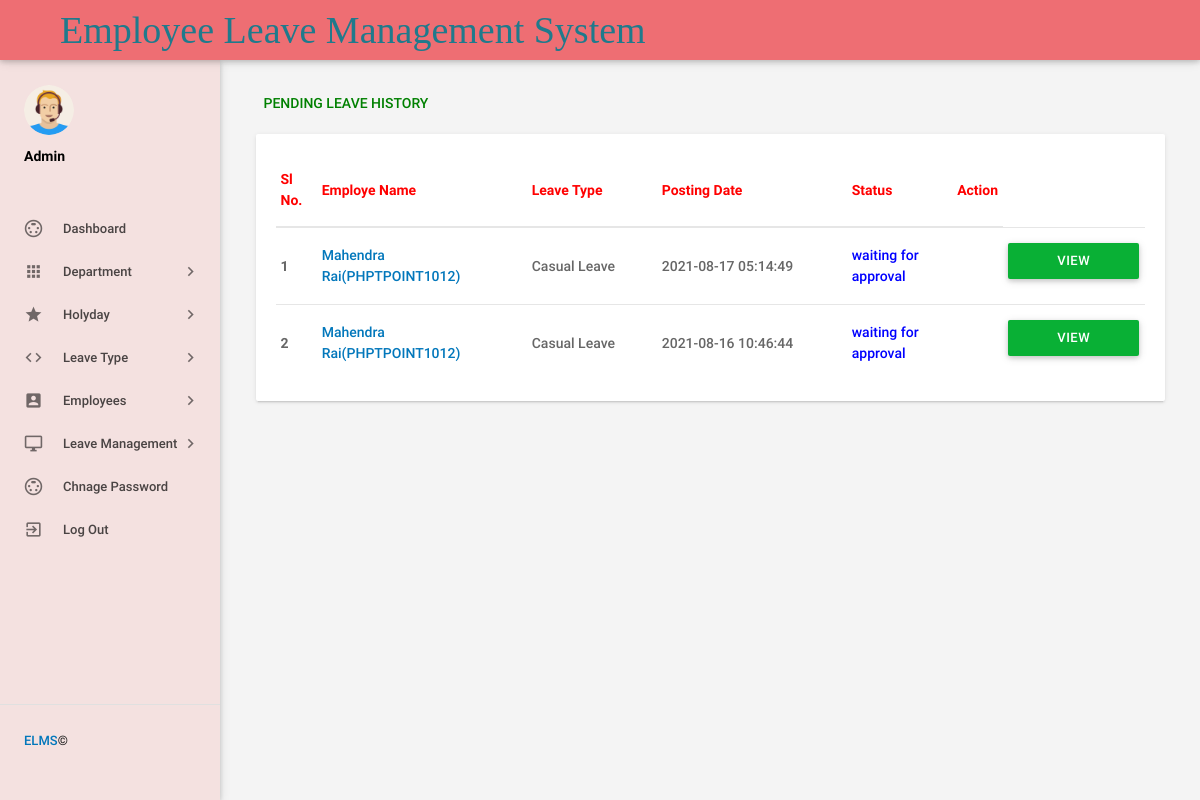
The app's page /admin/pending-leavehistory.php (signed in) with its own data.
### tables this page shows
CREATE TABLE `tblleaves` (
  `id` int(11) NOT NULL,
  `LeaveType` varchar(110) NOT NULL,
  `ToDate` varchar(120) NOT NULL,
  `FromDate` varchar(120) NOT NULL,
  `Description` mediumtext NOT NULL,
  `PostingDate` timestamp NOT NULL DEFAULT current_timestamp(),
  `AdminRemark` mediumtext DEFAULT NULL,
  `AdminRemarkDate` varchar(120) DEFAULT NULL,
  `Status` int(1) NOT NULL,
  `IsRead` int(1) NOT NULL,
  `empid` int(11) DEFAULT NULL
);

CREATE TABLE `tblemployees` (
  `id` int(11) NOT NULL,
  `EmpId` varchar(100) NOT NULL,
  `FirstName` varchar(150) NOT NULL,
  `LastName` varchar(150) NOT NULL,
  `EmailId` varchar(200) NOT NULL,
  `Password` varchar(180) NOT NULL,
  `Gender` varchar(100) NOT NULL,
  `Dob` varchar(100) NOT NULL,
  `Department` varchar(255) NOT NULL,
  `Address` varchar(255) NOT NULL,
  `City` varchar(200) NOT NULL,
  `Country` varchar(150) NOT NULL,
  `Phonenumber` char(11) NOT NULL,
  `Status` int(1) NOT NULL,
  `RegDate` timestamp NOT NULL DEFAULT current_timestamp()
);

### admin/pending-leavehistory.php (the view, shortened to what this page needs)
<?php
include('includes/config.php');
if(strlen($_SESSION['alogin'])==0)
    {
header('location:index.php');
}
else{
 ?>
<!DOCTYPE html>
<html lang="en">
    <head>
        <link type="text/css" rel="stylesheet" href="../assets/plugins/materialize/css/materialize.min.css"/>
        <link type="text/css" rel="stylesheet" href="../assets/plugins/materialize/css/materialize.css"/>
        <link href="../assets/plugins/material-preloader/css/materialPreloader.min.css" rel="stylesheet">
        <link href="../assets/plugins/datatables/css/jquery.dataTables.min.css" rel="stylesheet">
                <link href="../assets/plugins/google-code-prettify/prettify.css" rel="stylesheet" type="text/css"/>
        <link href="../assets/css/alpha.min.css" rel="stylesheet" type="text/css"/>
        <link href="../assets/css/custom.css" rel="stylesheet" type="text/css"/>
         <link href="../assets/css/style.css" rel="stylesheet" type="text/css"/>
    </head>
    <body>
       <?php include('includes/header.php');?>
       <?php include('includes/sidebar.php');?>
            <main class="mn-inner">
                <div class="row">
                    <div class="col s12">
                        <div class="page-title" style="color: green;">Pending Leave History</div>
                    </div>
                    <div class="col s12 m12 l12">
                        <div class="card">
                            <div class="card-content">
                                <table id="example" class="display responsive-table ">
                                    <thead>
                                        <tr>
                                            <th style="color: red;">Sl No.</th>
                                            <th style="color: red;" width="200">Employe Name</th>
                                            <th style="color: red;" width="120">Leave Type</th>
                                             <th style="color: red;" width="180">Posting Date</th>
                                            <th style="color: red;">Status</th>
                                            <th style="color: red;" align="center">Action</th>
                                        </tr>
                                    </thead>
                                    <tbody>
<?php
$status=0;
$sql = "SELECT tblleaves.id as lid,tblemployees.FirstName,tblemployees.LastName,tblemployees.EmpId,tblemployees.id,tblleaves.LeaveType,tblleaves.PostingDate,tblleaves.Status from tblleaves join tblemployees on tblleaves.empid=tblemployees.id where tblleaves.Status=:status order by lid desc";
$query = $dbh -> prepare($sql);
$query->bindParam(':status',$status,PDO::PARAM_STR);
$query->execute();
$results=$query->fetchAll(PDO::FETCH_OBJ);
$cnt=1;
if($query->rowCount() > 0)
{
foreach($results as $result)
{
      ?>
                                        <tr>
                                            <td> <b><?php echo htmlentities($cnt);?></b></td>
                                              <td><a href="editemployee.php?empid=<?php echo htmlentities($result->id);?>" target="_blank"><?php echo htmlentities($result->FirstName." ".$result->LastName);?>(<?php echo htmlentities($result->EmpId);?>)</a></td>
                                            <td><?php echo htmlentities($result->LeaveType);?></td>
                                            <td><?php echo htmlentities($result->PostingDate);?></td>
<td><?php $stats=$result->Status;
if($stats==1){
                                             ?>
                                                 <span style="color: green">Approved</span>
                                                 <?php } if($stats==2)  { ?>
                                                <span style="color: red">Not Approved</span>
                                                 <?php } if($stats==0)  { ?>
 <span style="color: blue">waiting for approval</span>
 <?php } ?>
                                             </td>
          <td>
           <td><a href="leave-details.php?leaveid=<?php echo htmlentities($result->lid);?>" class="waves-effect waves-light btn blue m-b-xs"  > View Details</a></td>
                                    </tr>
                                         <?php $cnt++;} }?>
                                    </tbody>
                                </table>
                            </div>
                        </div>
                    </div>
                </div>
            </main>
        </div>
        <div class="left-sidebar-hover"></div>
    </body>
</html>
<?php } ?>

### assets/css/style.css (style rules this page uses)
.btn { background:#09b035!important; }

### records on screen
tblleaves: tblemployees.FirstName+LastName "Mahendra Rai", tblemployees.EmpId "PHPTPOINT1012", LeaveType "Casual Leave", PostingDate "2021-08-17 05:14:49", Status "waiting for approval"
tblleaves: tblemployees.FirstName+LastName "Mahendra Rai", tblemployees.EmpId "PHPTPOINT1012", LeaveType "Casual Leave", PostingDate "2021-08-16 10:46:44", Status "waiting for approval"
